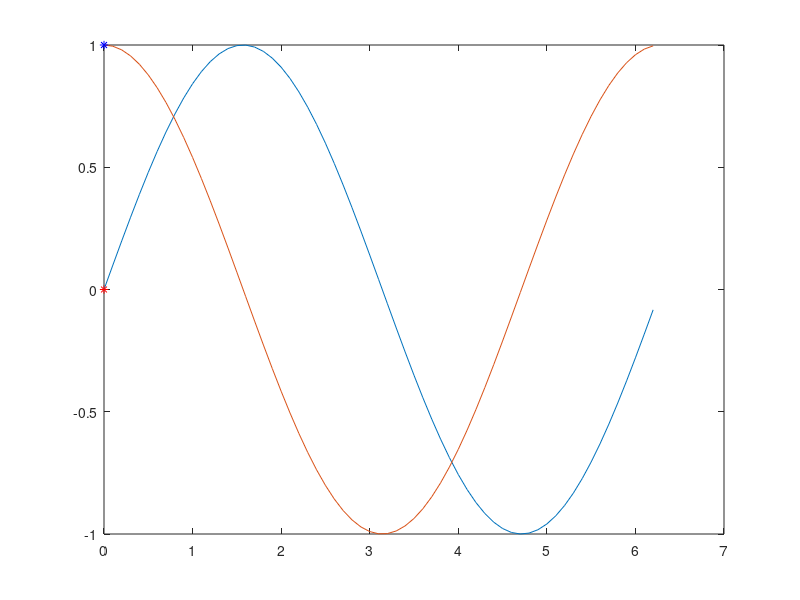

The MATLAB source for this figure:
% حرکت ستاره ها روی نمودار سینوس و کسینوس
clc
clear all
close all

x = 0:.1:2*pi;
for j=1:2
    for R = 1:length(x)
        plot(x,sin(x),x,cos(x))
        hold on
        plot(x(R),sin(x(R)),'r*', x(R),cos(x(R)),'b*')
        pause(0.1)
        hold off
    end
    x = fliplr(x);
end

